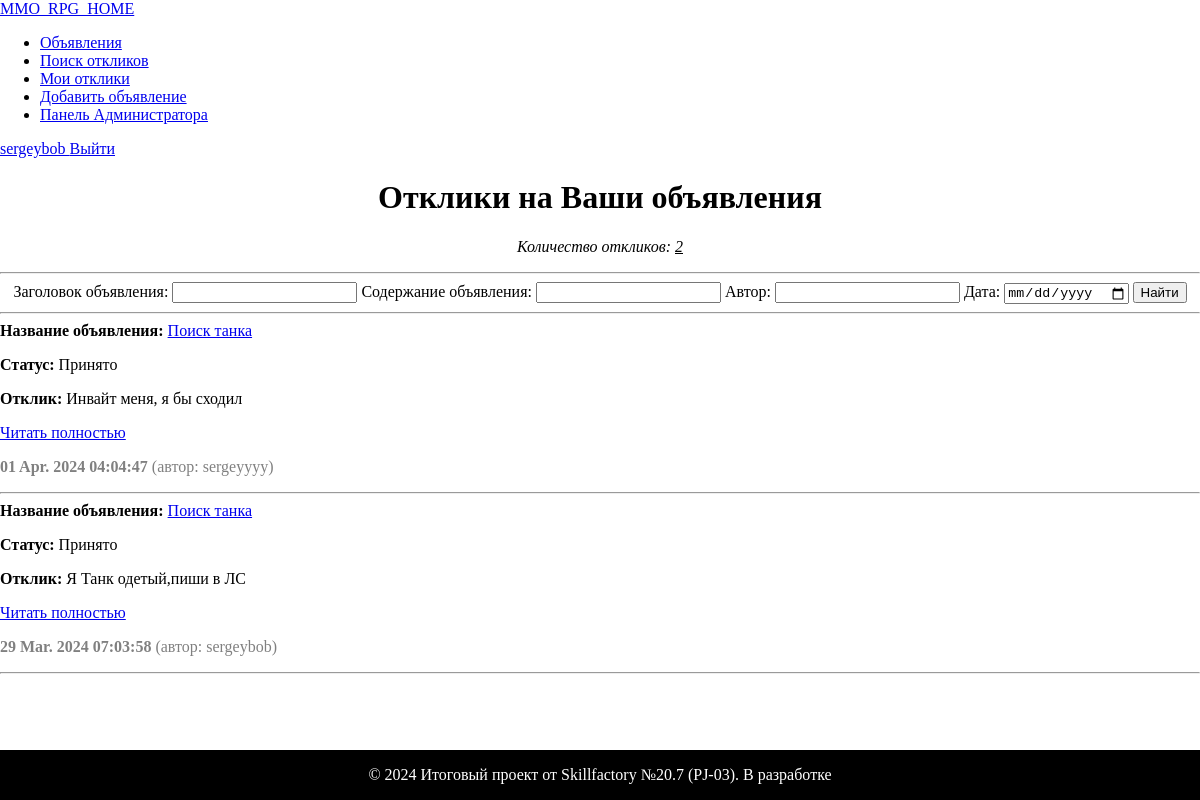
Screenshot of /search_response/ (signed in) with the database file from the repository.
### mmonews/models.py (models this page shows, shortened)
class User(AbstractUser):
    code = models.CharField(max_length=15, blank=True, null=True)

class Response(models.Model):
    text = models.TextField()
    datetime_response = models.DateTimeField(auto_now_add=True)
    post = models.ForeignKey(Post, on_delete=models.CASCADE)
    author = models.ForeignKey(User, on_delete=models.CASCADE)
    accept = models.BooleanField(default=False)

class Post(models.Model):
    author = models.ForeignKey(User, on_delete=models.CASCADE)
    title = models.CharField(max_length=255, default='Заголовок')
    text = models.TextField(default='Текст объявления')
    datetime_post = models.DateTimeField(auto_now_add=True)
    category = models.ManyToManyField(Category, through='PostCategory')

### mmonews/views.py (the view)
# urls.py: path('search_response/', ResponsesSearchView.as_view(), name='search_responses'),
class ResponsesSearchView(LoginRequiredMixin, ListView):
    model = Response
    ordering = '-datetime_response'
    template_name = 'mmonews/response_search.html'
    context_object_name = 'responses'
    paginate_by = 5
    def get_queryset(self):
        queryset = super().get_queryset().filter(post__author=self.request.user)
        self.queryset = ResponseFilter(self.request.GET, queryset=queryset)
        return self.queryset.qs
    def get_context_data(self, **kwargs):
        context = super().get_context_data(**kwargs)
        context['filter'] = self.queryset
        return context

### mmonews/current_time.py (called while the page is built)
def get_current_time(request):
    return {'current_time': datetime.now()}

### templates/mmonews/response_search.html (shortened to what this page needs)
{% extends 'flatpages/default.html' %}
{% block content %}
    <div style="text-align: center;">
        <h1>Отклики на Ваши объявления</h1>
        {% if responses %}
            <p><i>Количество откликов: <u>{{filter.qs|length}}</u></i></p>
            <hr>
            <form  method="GET">
                {{ filter.form }}
                <input type="submit" class="btn btn-outline-dark" value="Найти">
            </form>
            <hr>
    </div>
        {% for val in responses %}
            <div style="text-align: left;">
                <b>Название объявления:</b> <a href="{% url 'post_detail' val.post.id %}">{{val.post.title}}</a>
                <p>
                    <b>Статус:</b>
                    {% if val.accept %}
                        Принято
                    {% else %}
                        На рассмотрении
                    {% endif %}
                </p>
                <p><b>Отклик:</b> {{val.text|truncatechars:50}}</p>
                <p><a href="{% url 'response_detail' val.id %}">Читать полностью</a></p>
                <p><span style="color: gray;"><b>{{ val.datetime_response|date:'d M. Y h:m:s' }}</b> (автор: {{val.author}})</span></p>
            </div>
            <hr>
        {% endfor %}
    {% endif %}
    </div>
{% include "flatpages/paginate.html" %}
{% endblock content %}

### templates/flatpages/default.html (shortened to what this page needs)
<!DOCTYPE html>
{% load i18n %}
{% load tz %}
<html lang="en">
<head>
    {% load static %}
    <link href="{% static 'css/styles.css' %}" rel="stylesheet"/>
    <link rel="stylesheet" href="https://cdn.jsdelivr.net/npm/bootstrap-icons@1.11.2/font/bootstrap-icons.min.css">
    {% include 'flatpages/current_time.html' %}
</head>
<body>
<header class="p-3 text-bg-dark">
    <div class="container">
        <nav class="d-flex flex-wrap align-items-center justify-content-center justify-content-lg-start">
            <nav class="navbar bg-body-tertiary">
                <div class="container-fluid">
                    <a class="navbar-brand text-white text-start ms-0" href="/">
                        MMO_RPG_HOME
                    </a>
                </div>
            </nav>
            <ul class="nav col-12 col-lg-auto me-lg-auto mb-2 justify-content-center mb-md-0 text-center">
                <li><a href="/posts/" class="nav-link px-2 text-white">Объявления</a></li>
                <li><a href="/search_response/" class="nav-link px-2 text-white">Поиск откликов</a></li>
                <li><a href="/search_my_response/" class="nav-link px-2 text-white">Мои отклики</a></li>
                <li><a href="/create/" class="nav-link px-2 text-white">Добавить объявление</a></li>
                <li><a href="/admin/" class="nav-link px-2 text-white">Панель Администратора</a></li>
            </ul>
            <div class="text-end d-flex align-items-center">
                {% if request.user.username %}
                <a href="{% url 'personal_account' pk=request.user.id %}"
                   class="link-body-emphasis text-decoration-none show me-2 text-white"
                   data-bs-toggle="dropdown" aria-expanded="true">
                    {{ request.user.username }}
                </a>
                <a href="/accounts/logout/" class="btn btn-warning me-2">Выйти</a>
                {% else %}
                <a href="/accounts/login/" class="btn btn-outline-light me-2">Войти</a>
                <a href="/accounts/signup/" class="btn btn-warning">Регистрация</a>
                {% endif %}
            </div>
        </nav>
    </div>
</header>
<div class="container">
    <div class="row">
        <div class="col-lg-12">
            {% block content %}
            {% endblock content %}
        </div>
    </div>
{% include 'flatpages/back_to_top.html' %}
{% include 'flatpages/footer.html' %}
</body>
</html>

### templates/flatpages/current_time.html (shortened to what this page needs)
<!DOCTYPE html>
<html lang="en">
<head>
</head>
<body>
</body>
</html>

### templates/flatpages/paginate.html (shortened to what this page needs)
<!DOCTYPE html>
<html lang="en">
    <head>
        {% load static %}
        <link href="{% static 'css/styles.css' %}" rel="stylesheet" />
        {% include 'flatpages/current_time.html' %}
    </head>
    <body>
    </body>
</html>

### templates/flatpages/back_to_top.html (shortened to what this page needs)
<!DOCTYPE html>
<html>
<head>
    <link rel="stylesheet" href="https://use.fontawesome.com/releases/v5.2.0/css/all.css">
</head>
<body>
</body>
</html>

### templates/flatpages/footer.html (shortened to what this page needs)
<!DOCTYPE html>
<html lang="en">
<head>
</head>
<body>
    <footer class="text-bg-dark">
        <p class="text-center text-body-secondary">© 2024 Итоговый проект от Skillfactory №20.7 (PJ-03). В разработке</p>
    </footer>
</body>
</html>

### templates/flatpages/footer.html (style rules this page uses)
footer { position: fixed; bottom: 0; width: 100%; height: 50px; background-color: black; color: white; display: flex; justify-content: center; align-items: center; }

### rows the page displays
User: user.username "sergeybob"
Response: post "Поиск танка", accept "Принято", text "Инвайт меня, я бы сходил", datetime_response "01 Apr. 2024 04:04:47", author "sergeyyyy"
Response: post "Поиск танка", accept "Принято", text "Я Танк одетый,пиши в ЛС", datetime_response "29 Mar. 2024 07:03:58", author "sergeybob"

### other values shown
{{ filter.qs|length }} "2"
